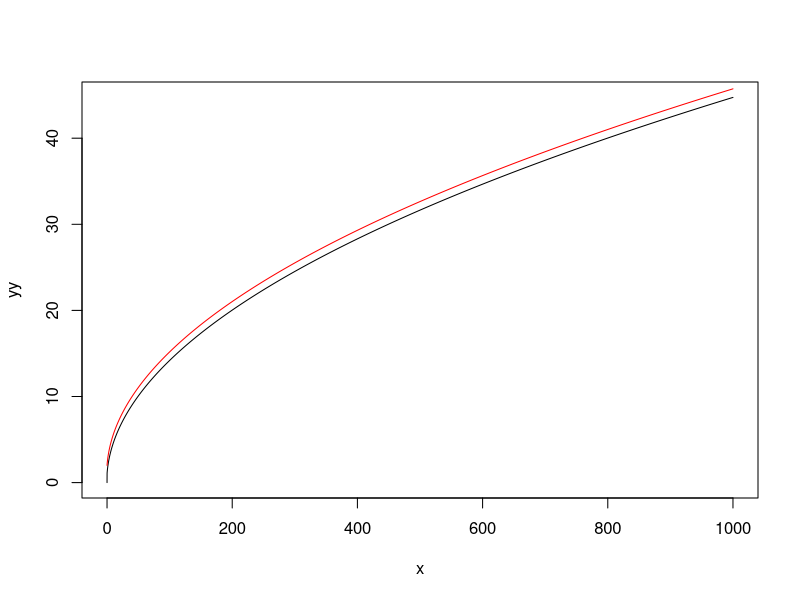

Source code (R): (Note: this script raises an error after producing the figure.)
# y'= 1/y(t-1), y[0] = 1
#
#
# 

del1 = .1

x1 = 0
x2 = 1000

x = seq(x1, x2, del1)
n = length(x)

Integral <- function(n, y0){
   y = rep(0, n)
   y[0] = y0
   x1 = 1
   for (i in 2:n){
     x2 = x1 + del1 / x1
     x1 = x2
     y[i] = x2
   }
   res <- y
}

Integral_ret <- function(Multao=0, del1=0, y0=0, tao=0){
   n = tao/del1
   print(n)
   y = c(rep(y0, n), rep(0, Multao*n))
   x1 = y[n]
   for (i in (n+1):Multao*n){
     x2 = x1 + del1 / y[i-n]
     x1 = x2
     y[i] = x2
   }
   print(y)
   res <- y[(n+1):Multao*n]
}

yy = Integral(n, 1)
yyr = Integral_ret(4, del1, 1, 1)

plot(x, yy, type='l')

yt = sqrt(2*x+1)+1

points(x, yt, type='l', col='red')

xx = seq(0, 4, del1)

print(length(xx))
print(length(yyr))

points(xx, yyr, type='l', col='red')
